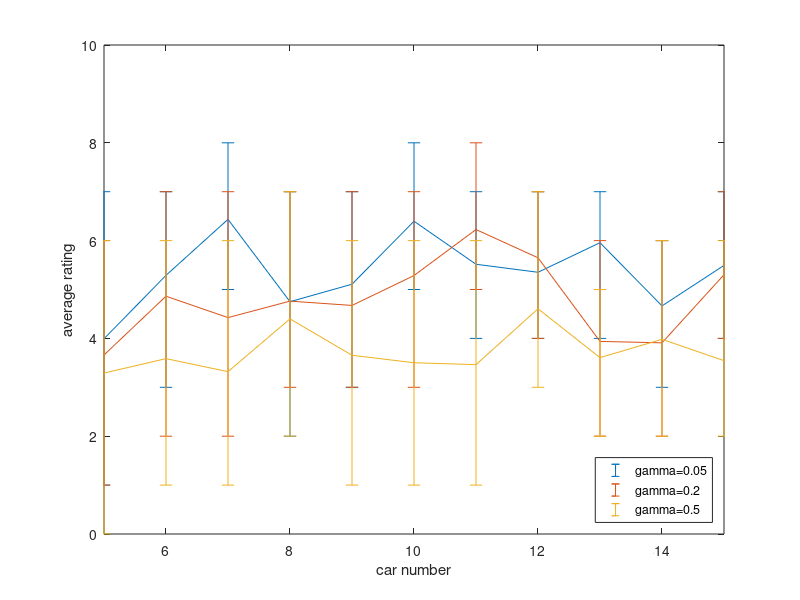

MATLAB code to generate this figure:
gammas = [0.05, 0.2, 0.5];
averecord = zeros(3, 11);
errmax = zeros(3, 11);
errmin = zeros(3, 11);
for gn = 1:3
    gamma = gammas(gn);
    crowdnum = 5:15;
    for cn = 1:11
        center = 20;
        crowd = round(rand(crowdnum(cn), 1) * 10 + center - 5);
        e = exp(1);

        testnum = 10000;
        totalave = 0;
        max = -1;
        min = 20;
        for j = 1:testnum
            sum = 0;
            weight = 0;
            for i = 1:crowdnum(cn)
                distance = abs(crowd(i) - center);
                if distance <= 2
                    rate = round(rand() * 4) + 6;
                else
                    rate = round(rand() * 6);
                end
                %rate = round(rand() * 10);
                sum = sum + e^(gamma*distance) * rate;
                weight = weight + e^(gamma*distance);
            end
            ave = round(sum / weight);
            totalave = totalave + ave;
            if ave > max
                max = ave;
            end
            if ave < min
                min = ave;
            end
        end
        totalave = totalave / testnum;
        averecord(gn, cn) = totalave;
        errmax(gn, cn) = max - totalave;
        errmin(gn, cn) = totalave - min;
    end
end
%plot(crowdnum, averecord(1,:), crowdnum, averecord(2,:), crowdnum, averecord(3,:), crowdnum, averecord(4,:));
errorbar(crowdnum, averecord(1,:), errmin(1,:), errmax(1,:));
hold on;
errorbar(crowdnum, averecord(2,:), errmin(2,:), errmax(2,:));
errorbar(crowdnum, averecord(3,:), errmin(3,:), errmax(3,:));
axis([5 15 0 10]);
xlabel('car number');
ylabel('average rating');
legend('gamma=0.05', 'gamma=0.2', 'gamma=0.5', 'Location', 'SouthEast');